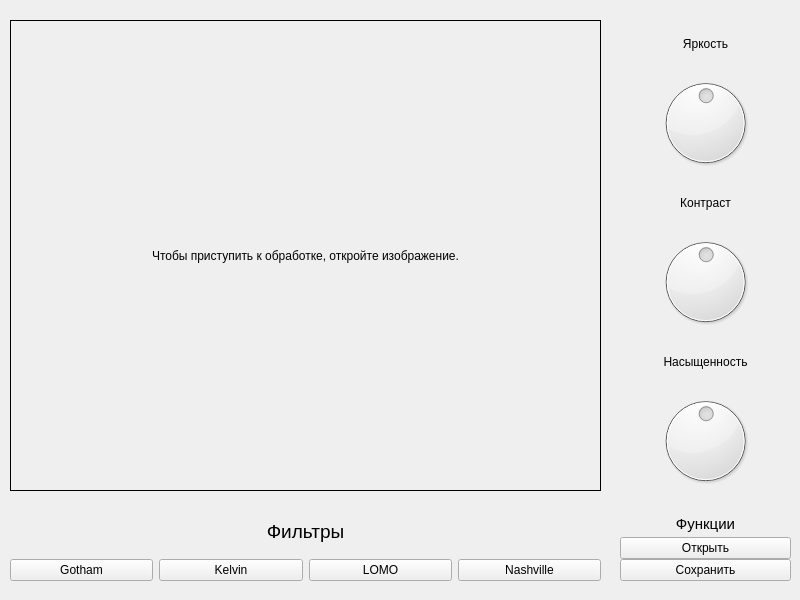
<?xml version="1.0" encoding="UTF-8"?>
<ui version="4.0">
 <class>MainWindow</class>
 <widget class="QMainWindow" name="MainWindow">
  <property name="enabled">
   <bool>true</bool>
  </property>
  <property name="geometry">
   <rect>
    <x>0</x>
    <y>0</y>
    <width>800</width>
    <height>600</height>
   </rect>
  </property>
  <property name="minimumSize">
   <size>
    <width>800</width>
    <height>600</height>
   </size>
  </property>
  <property name="maximumSize">
   <size>
    <width>800</width>
    <height>600</height>
   </size>
  </property>
  <property name="windowTitle">
   <string>Filters v0.1</string>
  </property>
  <widget class="QWidget" name="centralwidget">
   <widget class="QLabel" name="image_label">
    <property name="geometry">
     <rect>
      <x>10</x>
      <y>20</y>
      <width>591</width>
      <height>471</height>
     </rect>
    </property>
    <property name="frameShape">
     <enum>QFrame::Box</enum>
    </property>
    <property name="text">
     <string>Чтобы приступить к обработке, откройте изображение.</string>
    </property>
    <property name="alignment">
     <set>Qt::AlignCenter</set>
    </property>
   </widget>
   <widget class="QWidget" name="verticalLayoutWidget">
    <property name="geometry">
     <rect>
      <x>620</x>
      <y>510</y>
      <width>171</width>
      <height>71</height>
     </rect>
    </property>
    <layout class="QVBoxLayout" name="buttons_layout">
     <property name="spacing">
      <number>0</number>
     </property>
     <property name="sizeConstraint">
      <enum>QLayout::SetDefaultConstraint</enum>
     </property>
     <property name="leftMargin">
      <number>0</number>
     </property>
     <item>
      <widget class="QLabel" name="functions_label">
       <property name="font">
        <font>
         <pointsize>11</pointsize>
        </font>
       </property>
       <property name="text">
        <string>Функции</string>
       </property>
       <property name="alignment">
        <set>Qt::AlignCenter</set>
       </property>
      </widget>
     </item>
     <item>
      <widget class="QPushButton" name="open_button">
       <property name="text">
        <string>Открыть</string>
       </property>
      </widget>
     </item>
     <item>
      <widget class="QPushButton" name="save_button">
       <property name="text">
        <string>Сохранить</string>
       </property>
      </widget>
     </item>
    </layout>
   </widget>
   <widget class="QWidget" name="verticalLayoutWidget_2">
    <property name="geometry">
     <rect>
      <x>620</x>
      <y>20</y>
      <width>171</width>
      <height>471</height>
     </rect>
    </property>
    <layout class="QVBoxLayout" name="parameters_layout">
     <item>
      <widget class="QLabel" name="brightness_label">
       <property name="text">
        <string>Яркость</string>
       </property>
       <property name="alignment">
        <set>Qt::AlignCenter</set>
       </property>
      </widget>
     </item>
     <item>
      <widget class="QDial" name="brightness_dial">
       <property name="maximum">
        <number>99</number>
       </property>
       <property name="value">
        <number>50</number>
       </property>
      </widget>
     </item>
     <item>
      <widget class="QLabel" name="contrast_label">
       <property name="text">
        <string>Контраст</string>
       </property>
       <property name="alignment">
        <set>Qt::AlignCenter</set>
       </property>
      </widget>
     </item>
     <item>
      <widget class="QDial" name="contrast_dial">
       <property name="value">
        <number>50</number>
       </property>
      </widget>
     </item>
     <item>
      <widget class="QLabel" name="color_label">
       <property name="text">
        <string>Насыщенность</string>
       </property>
       <property name="alignment">
        <set>Qt::AlignCenter</set>
       </property>
      </widget>
     </item>
     <item>
      <widget class="QDial" name="color_dial">
       <property name="value">
        <number>50</number>
       </property>
      </widget>
     </item>
    </layout>
   </widget>
   <widget class="QWidget" name="verticalLayoutWidget_3">
    <property name="geometry">
     <rect>
      <x>10</x>
      <y>510</y>
      <width>591</width>
      <height>71</height>
     </rect>
    </property>
    <layout class="QVBoxLayout" name="filterinfo_layout">
     <item>
      <widget class="QLabel" name="filters_label">
       <property name="font">
        <font>
         <pointsize>14</pointsize>
        </font>
       </property>
       <property name="text">
        <string>Фильтры</string>
       </property>
       <property name="alignment">
        <set>Qt::AlignCenter</set>
       </property>
      </widget>
     </item>
     <item>
      <layout class="QHBoxLayout" name="filters_layout">
       <item>
        <widget class="QPushButton" name="gotham_filter">
         <property name="text">
          <string>Gotham</string>
         </property>
        </widget>
       </item>
       <item>
        <widget class="QPushButton" name="kelvin_button">
         <property name="text">
          <string>Kelvin</string>
         </property>
        </widget>
       </item>
       <item>
        <widget class="QPushButton" name="lomo_button">
         <property name="text">
          <string>LOMO</string>
         </property>
        </widget>
       </item>
       <item>
        <widget class="QPushButton" name="nashville_button">
         <property name="text">
          <string>Nashville</string>
         </property>
        </widget>
       </item>
      </layout>
     </item>
    </layout>
   </widget>
  </widget>
 </widget>
 <resources/>
 <connections/>
</ui>
